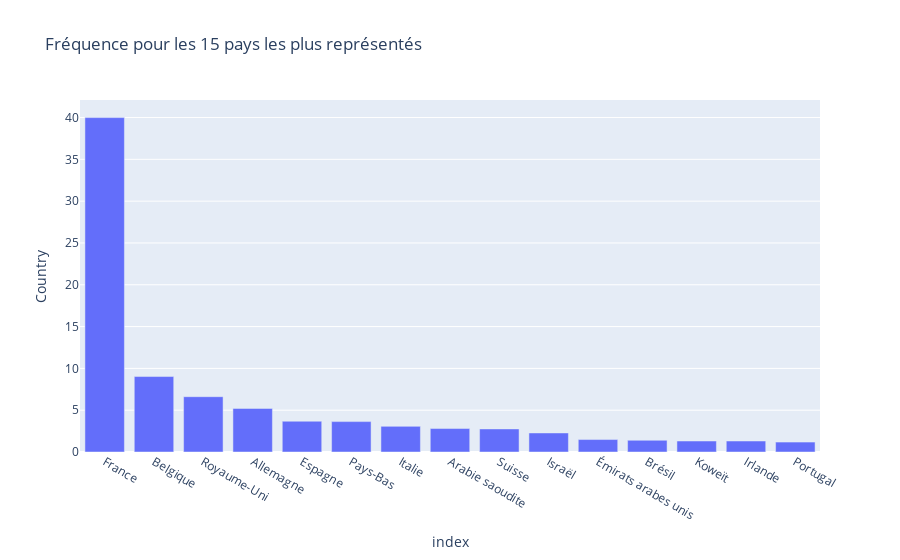

Source (notebook cell):
### Code cell
fig = px.bar(pays_top15_pourcent,x='index', y='Country', title="Fréquence pour les 15 pays les plus représentés")
fig.show()

### Figure 1 — Plotly figure (JSON) as saved in the notebook; plotly's stock layout.template omitted (floating-point values rounded to 4 significant figures)
{"data": [{"alignmentgroup": "True", "hovertemplate": "index=%{x}<br>Country=%{y}<extra></extra>", "legendgroup": "", "marker": {"color": "#636efa", "pattern": {"shape": ""}}, "name": "", "offsetgroup": "", "orientation": "v", "showlegend": false, "textposition": "auto", "type": "bar", "x": ["France", "Belgique", "Royaume-Uni", "Allemagne", "Espagne", "Pays-Bas", "Italie", "Arabie saoudite", "Suisse", "Israël", "Émirats arabes unis", "Brésil", "Koweït", "Irlande", "Portugal"], "xaxis": "x", "y": [39.99, 9.023, 6.614, 5.212, 3.679, 3.636, 3.066, 2.803, 2.76, 2.278, 1.489, 1.402, 1.314, 1.314, 1.183], "yaxis": "y"}], "layout": {"barmode": "relative", "legend": {"tracegroupgap": 0}, "title": {"text": "Fréquence pour les 15 pays les plus représentés"}, "xaxis": {"anchor": "y", "domain": [0, 1], "title": {"text": "index"}}, "yaxis": {"anchor": "x", "domain": [0, 1], "title": {"text": "Country"}}}}
